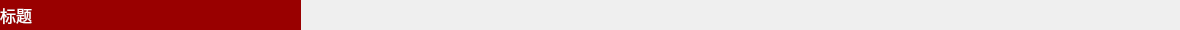
<?xml version="1.0" encoding="UTF-8"?>
<ui version="4.0">
 <class>Room_TitleBar</class>
 <widget class="QWidget" name="Room_TitleBar">
  <property name="geometry">
   <rect>
    <x>0</x>
    <y>0</y>
    <width>1180</width>
    <height>30</height>
   </rect>
  </property>
  <property name="minimumSize">
   <size>
    <width>30</width>
    <height>0</height>
   </size>
  </property>
  <property name="maximumSize">
   <size>
    <width>16777215</width>
    <height>30</height>
   </size>
  </property>
  <property name="windowTitle">
   <string>Form</string>
  </property>
  <property name="styleSheet">
   <string notr="true"/>
  </property>
  <widget class="QLabel" name="label">
   <property name="geometry">
    <rect>
     <x>0</x>
     <y>0</y>
     <width>301</width>
     <height>30</height>
    </rect>
   </property>
   <property name="maximumSize">
    <size>
     <width>16777215</width>
     <height>40</height>
    </size>
   </property>
   <property name="font">
    <font>
     <family>微软雅黑</family>
     <pointsize>12</pointsize>
    </font>
   </property>
   <property name="styleSheet">
    <string notr="true">background-color: rgb(153, 0, 0);
color: rgb(255, 255, 255);</string>
   </property>
   <property name="text">
    <string>标题</string>
   </property>
  </widget>
  <widget class="QLabel" name="label_2">
   <property name="geometry">
    <rect>
     <x>310</x>
     <y>0</y>
     <width>861</width>
     <height>30</height>
    </rect>
   </property>
   <property name="minimumSize">
    <size>
     <width>341</width>
     <height>30</height>
    </size>
   </property>
   <property name="maximumSize">
    <size>
     <width>16777215</width>
     <height>40</height>
    </size>
   </property>
   <property name="font">
    <font>
     <family>微软雅黑</family>
     <pointsize>12</pointsize>
    </font>
   </property>
   <property name="styleSheet">
    <string notr="true"/>
   </property>
   <property name="text">
    <string/>
   </property>
   <property name="pixmap">
    <pixmap resource="../images/image.qrc">:/other/other/line.png</pixmap>
   </property>
  </widget>
 </widget>
 <resources>
  <include location="../images/image.qrc"/>
 </resources>
 <connections/>
</ui>
